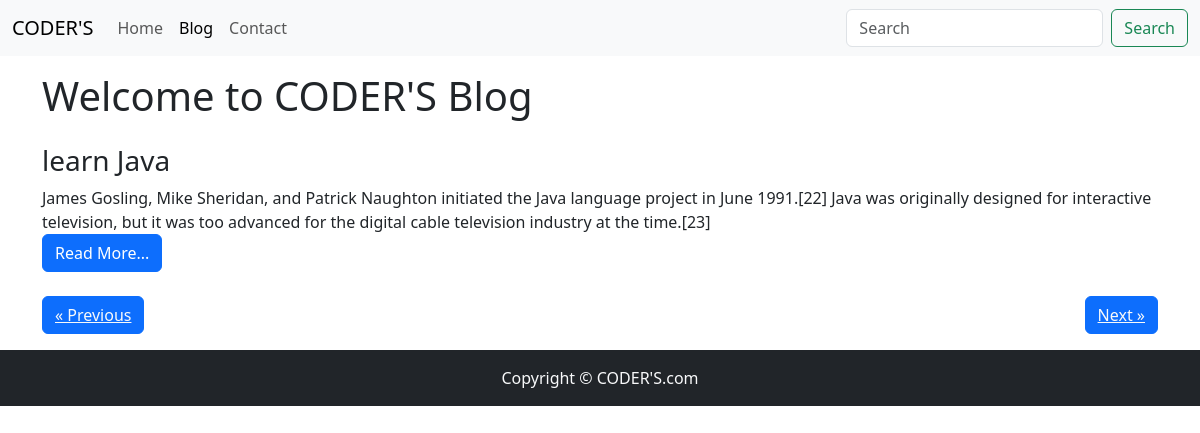
Screenshot of /blog/ with the database file from the repository.
### blog/models.py (models this page shows, shortened)
class Blog(models.Model):
    sno=models.AutoField(primary_key=True)
    title=models.CharField(max_length=200)
    content=models.TextField()
    slug=models.CharField(max_length=100)
    time=models.DateTimeField(auto_now_add=True)

### blog/views.py (the view)
# urls.py: 2. Add a URL to urlpatterns:  path('blog/', include('blog.urls'))
def blog(request):
    no_of_posts=3
    page=request.GET.get('page')
    if page is None:
        page=1
    else:
        page=int(page)
    blogs=Blog.objects.all()[(page-1)*no_of_posts:page*no_of_posts]
    if page>1:
        prev=page-1
    else:
        prev=None
    if page<math.ceil(len(Blog.objects.all())/no_of_posts):
       nxt=page+1
    else:
        nxt=None
    context={'blogs':blogs,'prev':prev,'nxt':nxt}
    return render(request,'bloghome.html',context)

### templates/bloghome.html
{% extends 'base.html' %}
{% block blogactive %}active{% endblock blogactive %}
{% block body %}
<div class="container">
<h1 class="my-3"> Welcome to CODER'S Blog</h1>
{% for blog in blogs %}
<div class="media my-4">
    <div class="media-body">
      <h3 class="mt-0">{{blog.title}}</h3>
      {{blog.content|slice:245}}
    </div>
    <button class="btn btn-primary" onclick="document.location='/blogpost/{{blog.slug}}'">Read More...</button>
  </div>
{% endfor %}
<div class="my-3">
{% if prev %}
<button class="btn btn-primary"><a class="text-light" href="{{prev}}">&laquo; Previous</a></button>
{% else %}
<button class="btn btn-primary"><a class="text-light" href="#">&laquo; Previous</a></button>
{%endif%}
{% if nxt %}
<button class="btn btn-primary float-end"><a class="text-light" href="{{nxt}}">Next &raquo;</a></button>
{% else %}
<button class="btn btn-primary float-end"><a class="text-light" href="#">Next &raquo;</a></button>
{% endif %}
</div>
</div>
{% endblock body %}

### templates/base.html (shortened to what this page needs)
<!doctype html>
<html lang="en">
  <head>
    <link href="https://cdn.jsdelivr.net/npm/bootstrap@5.3.0/dist/css/bootstrap.min.css" rel="stylesheet">
    <link href="https://cdn.jsdelivr.net/npm/bootstrap@5.3.0/dist/css/bootstrap.min.css" rel="stylesheet">
  </head>
  <body>
    <nav class="navbar navbar-expand-lg bg-body-tertiary dark">
        <div class="container-fluid">
          <a class="navbar-brand" href="/">CODER'S</a>
          <div class="collapse navbar-collapse" id="navbarSupportedContent">
            <ul class="navbar-nav me-auto mb-2 mb-lg-0">
              <li class="nav-item">
                <a class="nav-link {% block homeactive %}{% endblock homeactive %}" aria-current="page" href="/">Home</a>
              </li>
              <li class="nav-item">
                <a class="nav-link {% block blogactive %}{% endblock blogactive %}" href="/blog">Blog</a>
              </li>
              <li class="nav-item">
                <a class="nav-link {% block contactactive %}{% endblock contactactive %}" href="/contact">Contact</a>
              </li>
            </ul>
            <form action="/search" method="get" class="d-flex" role="search">
              <input class="form-control me-2" type="search" placeholder="Search" aria-label="Search">
              <button class="btn btn-outline-success" type="submit">Search</button>
            </form>
          </div>
        </div>
      </nav>
   {%block body%} {%endblock body%}
    <footer class="text-center py-3 text-light bg-dark">Copyright &copy; CODER'S.com</footer>
  </body>
</html>

### rows the page displays
Blog: title "learn Java", content "James Gosling, Mike Sheridan, and Patrick Naughton initiated the Java language project in June 1991.[22] Java was originally designed for interactive television, but it was too advanced for the digital cable television industry at the time.[23]"
